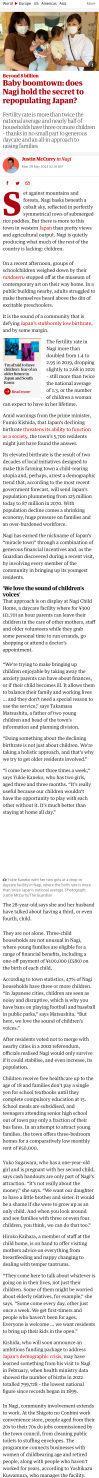
#> input picture img/img1.png, 1080 x 16254 px, found by its file name (shown at 1/11 size)
$ python test.py
#> lines starting #> are read from the running program, lines starting #| are printed output that depends on the picture
from PIL import Image
import numpy as np

name_image = "img1.png"
path_image = "img\\"+name_image

"""
一般的なA4サイズ用紙のピクセル数
72dpi(72 dot per inch)
595px 842px

350dpi(350 dot per inch)
2894px 4093px
"""

# 元となる画像の読み込み
img = Image.open(path_image)
#> img is the input picture: PIL image 1080x16254 RGBA; mean R, G, B, A 230.1, 227.6, 226.8, 255
#オリジナル画像の幅と高さを取得
width, height = img.size
#> width = 1080; height = 16254
# オリジナル画像と同じサイズのImageオブジェクトを作成する
img2 = Image.new('RGB', (width, height))
#> img2: PIL image 1080x16254 RGB; every value is 0
print(width,height)
#| 1080 16254

img_crop = img.crop((60, 20, 400, 200))
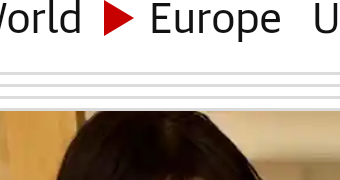
#> img_crop: PIL image 340x180 RGBA; mean R, G, B, A 190.6, 178.5, 165.6, 255
img_crop.show()
